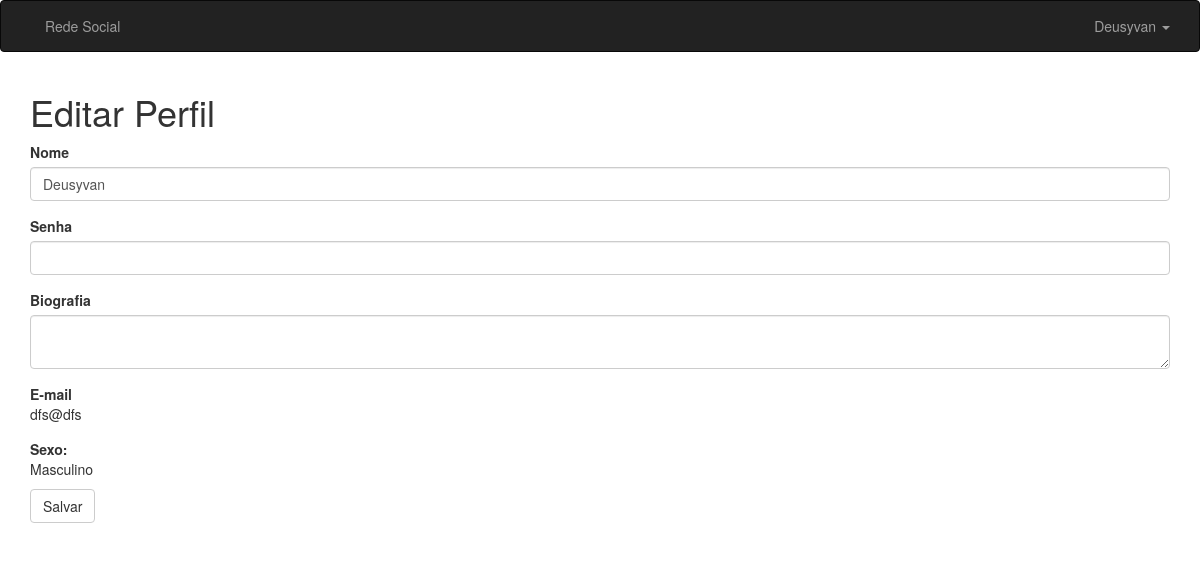
Before: /editar (signed in) with the older database file.
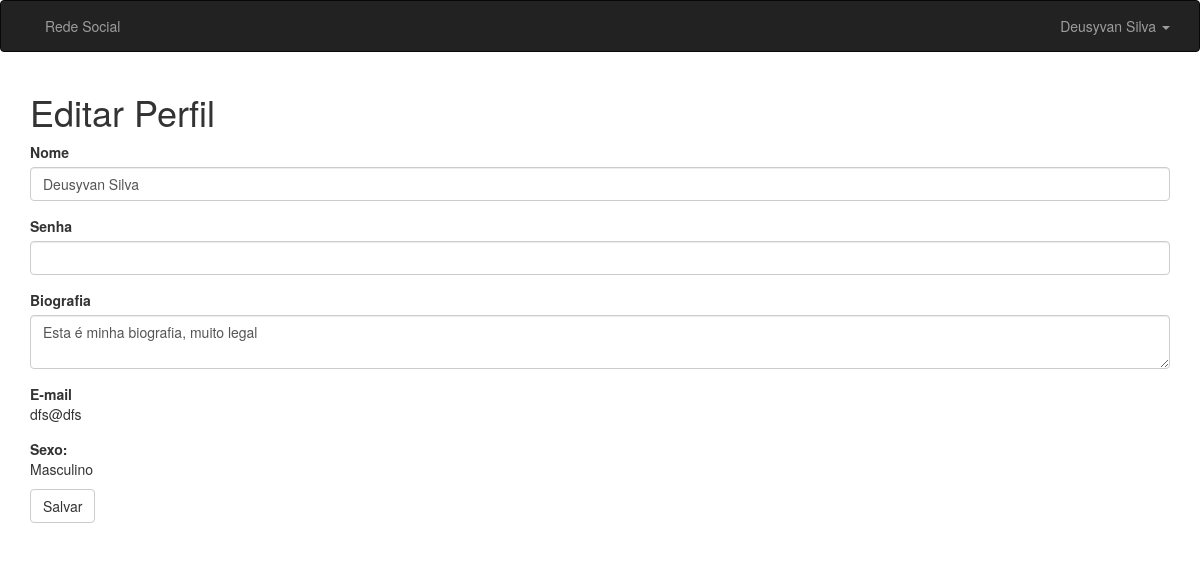
After: the same page with the newer database file.
### tables this page shows
CREATE TABLE `usuarios` (
  `id` int(11) NOT NULL AUTO_INCREMENT,
  `email` varchar(100) NOT NULL,
  `nome` varchar(100) NOT NULL,
  `sexo` tinyint(1) NOT NULL,
  `bio` text,
  `senha` varchar(32) NOT NULL,
  PRIMARY KEY (`id`)
);

### Core/Controller.php (called while the page is built, shortened)
<?php
class Controller {
	public function loadTemplate($viewName, $viewData = array()) {
		require 'Views/template.php';
	}
	public function loadViewInTemplate($viewName, $viewData = array()) {
		extract($viewData);
		require 'Views/'.$viewName.'.php';
	}
}

### Controllers/PerfilController.php (called while the page is built, shortened)
<?php
class PerfilController extends Controller {
	public function index()
	{
	    $dados = array('usuario_nome' => '');
        $u = new Usuarios();
        $dados['usuario_nome'] = $u->getNome($_SESSION['lgsist']);
        $dados['info'] = $u->getDados($_SESSION['lgsist']);
	    $this->loadTemplate('perfil', $dados);
	}
}

### Core/Core.php (called while the page is built, shortened)
<?php
class Core {
	public function run() {
		$url = '/';
		if(isset($_GET['url'])) {
			$url .= $_GET['url'];
		}
		$url = $this->checkRoutes($url);
		$params = array();
		if(!empty($url) && $url != '/') {
			$url = explode('/', $url);
			array_shift($url);
			array_shift($url);
			if(isset($url[0]) && !empty($url[0])) {
				$currentAction = $url[0];
				array_shift($url);
			} else {
				$currentAction = 'index';
			}
		} else {
			$currentController = 'HomeController';
			$currentAction = 'index';
		}
		$c = new $newController();
		call_user_func_array(array($c, $currentAction), $params);
	}
	public function checkRoutes($url)
	{
	    global $routes;
	    foreach($routes as $pt => $newurl) {
	        $pattern = preg_replace('(\{[a-z0-9]{1,}\})', '([a-z0-9-]{1,})', $pt);
	        if(preg_match('#^('.$pattern.')*$#i', $url, $matches) === 1) {
	            array_shift($matches);
	            array_shift($matches);
	            $url = $newurl;
	            break;
	        }
	    }
	    return $url;
	}
}

### index.php (called while the page is built, shortened)
<?php
$core = new Core\Core();
$core->run();

### Core/Model.php (called while the page is built, shortened)
<?php
class Model {
	public function __construct() {
		global $db;
		$this->db = $db;
	}
}

### Models/Usuarios.php (called while the page is built, shortened)
<?php
class Usuarios extends Model {
    public function getDados($id)
    {
        $sql = "SELECT * FROM usuarios WHERE id = '$id'";
        $sql = $this->db->query($sql);
        if ($sql->rowCount() > 0){
            $array = $sql->fetch();
            return $array;
        }
    }
}

### Views/perfil.php (the view)
<h1>Editar Perfil</h1>
<form method="POST">
	<div class="form-group">
		<label for="nome">Nome</label>
		<input id="nome" type="text" class="form-control" name="nome" value="<?php echo $info['nome'];?>" />
	</div>
	<div class="form-group">
		<label for="senha">Senha</label>
		<input id="senha" type="password" class="form-control" name="senha"/>
	</div>
	<div class="form-group">
		<label for="bio">Biografia</label>
		<textarea id="bio" class="form-control" name="bio" ><?php echo $info['bio'];?></textarea>
	</div>
	<div class="form-group">
		<strong>E-mail</strong><br>
		<?php echo $info['email']?>
	</div>
	<div class="radio"><strong>Sexo:</strong><br>
		<?php
		  if ($info['sexo'] == 0) {
		      echo 'Feminino';
		  } else {
		      echo 'Masculino';
		  }
		?>
	</div>
	<button type="submit" class="btn btn-default">Salvar</button>
</form>

### Views/template.php (shortened to what this page needs)
<html>
	<head>
		<link href="<?php echo BASE_URL;?>assets/css/bootstrap.min.css" rel='stylesheet' type='text/css'/>
		<link href="<?php echo BASE_URL;?>assets/css/template.css" rel='stylesheet' type='text/css'/>
	</head>
	<body>
		<nav class="navbar navbar-inverse">
			<div class="container">
				<div id="navbar">
					<ul class="nav navbar-nav navbar-left">
						<li><a href="<?php echo BASE_URL;?>">Rede Social</a></li>
					</ul>
					<ul class="nav navbar-nav navbar-right">
						<li class="dropdown">
							<a class="dropdown-toggle" data-toggle="dropdown" href="#">
								<?php echo $viewData['usuario_nome'];?>
								<span class="caret"></span>
							</a>
						</li>
					</ul>
				</div>
			</div>
		</nav>
		<div class="container">
            <?php $this->loadViewInTemplate($viewName, $viewData); ?>
    	</div>
	</body>
</html>

Changed rows visible on the page:
changed usuarios "dfs@dfs": nome "Deusyvan" → "Deusyvan Silva"; bio (not shown) → "Esta é minha biografia, muito legal"
Other visible differences:
$viewData['usuario_nome']: "Deusyvan" → "Deusyvan Silva"
